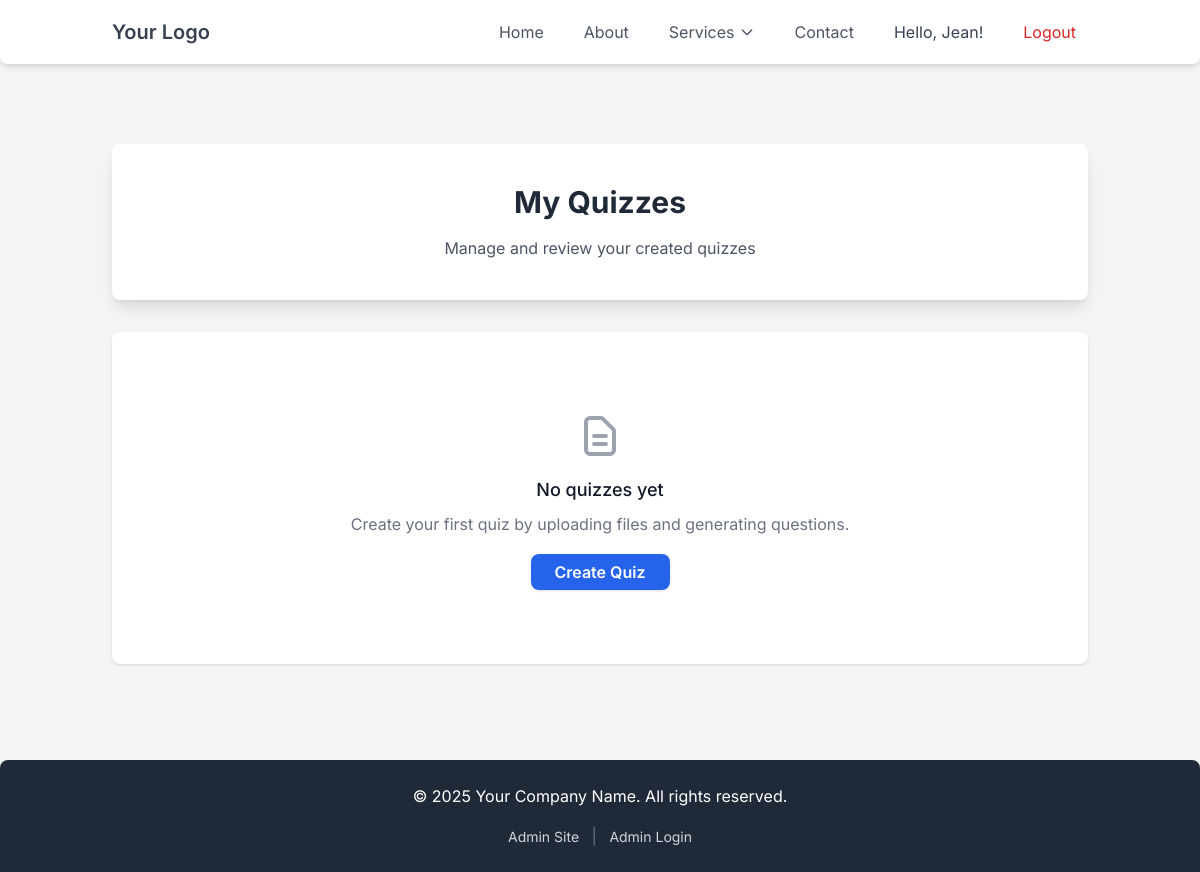
The page /quizmake/my-quizzes/ (signed in) on the database as committed earlier.
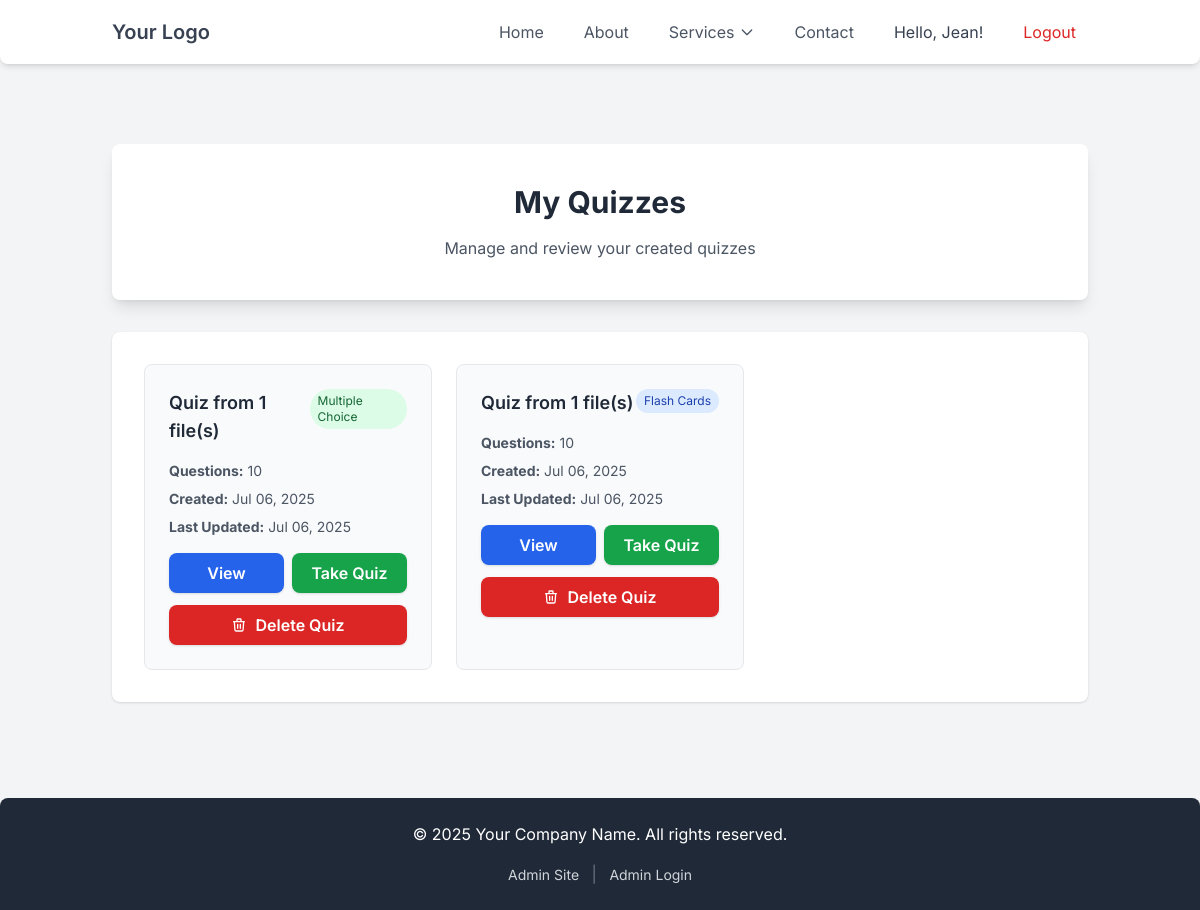
The same page on the database as committed later.
### quizmake/models.py (models this page shows, shortened)
class Quiz(models.Model):
    QUIZ_TYPES = [
        ('flashcards', 'Flash Cards'),
        ('multiple_choice', 'Multiple Choice'),
    ]
    user = models.ForeignKey(User, on_delete=models.CASCADE)
    title = models.CharField(max_length=200, blank=True)
    quiz_type = models.CharField(max_length=20, choices=QUIZ_TYPES)
    num_questions = models.IntegerField()
    created_at = models.DateTimeField(auto_now_add=True)
    updated_at = models.DateTimeField(auto_now=True)

### quizmake/views.py (the view)
# urls.py: path('my-quizzes/', views.my_quizzes, name='my_quizzes'),
@login_required
def my_quizzes(request):
    quizzes = Quiz.objects.filter(user=request.user).order_by('-created_at')
    context = {
        'quizzes': quizzes,
    }
    return render(request, 'quizmake/my_quizzes.html', context)

### quizmake/templates/quizmake/my_quizzes.html (shortened to what this page needs)
{% extends "home/base.html" %}
{% block content %}
<section class="text-center bg-white p-10 rounded-lg shadow-lg mb-8">
    <h1 class="text-3xl font-bold text-gray-800 mb-4">My Quizzes</h1>
    <p class="text-gray-600">Manage and review your created quizzes</p>
</section>
<section class="max-w-6xl mx-auto bg-white p-8 rounded-lg shadow">
    {% if quizzes %}
        <div class="grid grid-cols-1 md:grid-cols-2 lg:grid-cols-3 gap-6">
            {% for quiz in quizzes %}
            <div class="border rounded-lg p-6 bg-gray-50 hover:shadow-md transition-shadow">
                <div class="flex justify-between items-start mb-4">
                    <h3 class="font-semibold text-lg text-gray-800">{{ quiz.title }}</h3>
                    <span class="px-2 py-1 text-xs rounded-full {% if quiz.quiz_type == 'flashcards' %}bg-blue-100 text-blue-800{% else %}bg-green-100 text-green-800{% endif %}">
                        {{ quiz.get_quiz_type_display }}
                    </span>
                </div>
                <div class="space-y-2 text-sm text-gray-600 mb-4">
                    <p><strong>Questions:</strong> {{ quiz.questions.count }}</p>
                    <p><strong>Created:</strong> {{ quiz.created_at|date:"M d, Y" }}</p>
                    <p><strong>Last Updated:</strong> {{ quiz.updated_at|date:"M d, Y" }}</p>
                </div>
                <div class="flex gap-2">
                    <a href="{% url 'quiz_detail' quiz.id %}" class="flex-1 bg-blue-600 hover:bg-blue-700 text-white text-center font-semibold py-2 px-4 rounded-lg shadow transition duration-300 ease-in-out">
                        View
                    </a>
                    <a href="{% url 'take_quiz' quiz.id %}" class="flex-1 bg-green-600 hover:bg-green-700 text-white text-center font-semibold py-2 px-4 rounded-lg shadow transition duration-300 ease-in-out">
                        Take Quiz
                    </a>
                </div>
                <div class="mt-3">
                    <button onclick="confirmDelete('{{ quiz.id }}', '{{ quiz.title|escapejs }}')"
                            class="w-full bg-red-600 hover:bg-red-700 text-white text-center font-semibold py-2 px-4 rounded-lg shadow transition duration-300 ease-in-out flex items-center justify-center">
                        <svg class="w-4 h-4 mr-2" fill="none" stroke="currentColor" viewBox="0 0 24 24">
                            <path stroke-linecap="round" stroke-linejoin="round" stroke-width="2" d="M19 7l-.867 12.142A2 2 0 0116.138 21H7.862a2 2 0 01-1.995-1.858L5 7m5 4v6m4-6v6m1-10V4a1 1 0 00-1-1h-4a1 1 0 00-1 1v3M4 7h16"></path>
                        </svg>
                        Delete Quiz
                    </button>
                </div>
            </div>
            {% endfor %}
        </div>
    {% else %}
        <div class="text-center py-12">
            <div class="mb-4">
                <svg class="mx-auto h-12 w-12 text-gray-400" fill="none" viewBox="0 0 24 24" stroke="currentColor">
                    <path stroke-linecap="round" stroke-linejoin="round" stroke-width="2" d="M9 12h6m-6 4h6m2 5H7a2 2 0 01-2-2V5a2 2 0 012-2h5.586a1 1 0 01.707.293l5.414 5.414a1 1 0 01.293.707V19a2 2 0 01-2 2z" />
                </svg>
            </div>
            <h3 class="text-lg font-medium text-gray-900 mb-2">No quizzes yet</h3>
            <p class="text-gray-500 mb-6">Create your first quiz by uploading files and generating questions.</p>
            <a href="{% url 'quizmakerhome' %}" class="bg-blue-600 hover:bg-blue-700 text-white font-semibold py-2 px-6 rounded-lg shadow transition duration-300 ease-in-out">
                Create Quiz
            </a>
        </div>
    {% endif %}
</section>
{% endblock content %}

Rows that differ between the two databases and show on the page:
added Quiz: title "Quiz from 1 file(s)", quiz_type "Multiple Choice", questions.count "10", created_at "Jul 06, 2025", updated_at "Jul 06, 2025"
added Quiz: title "Quiz from 1 file(s)", quiz_type "Flash Cards", questions.count "10", created_at "Jul 06, 2025", updated_at "Jul 06, 2025"
Other text that changed with them:
text no longer shown: "No quizzes yet Create your first quiz by uploading files and generating questions. Create Quiz"
